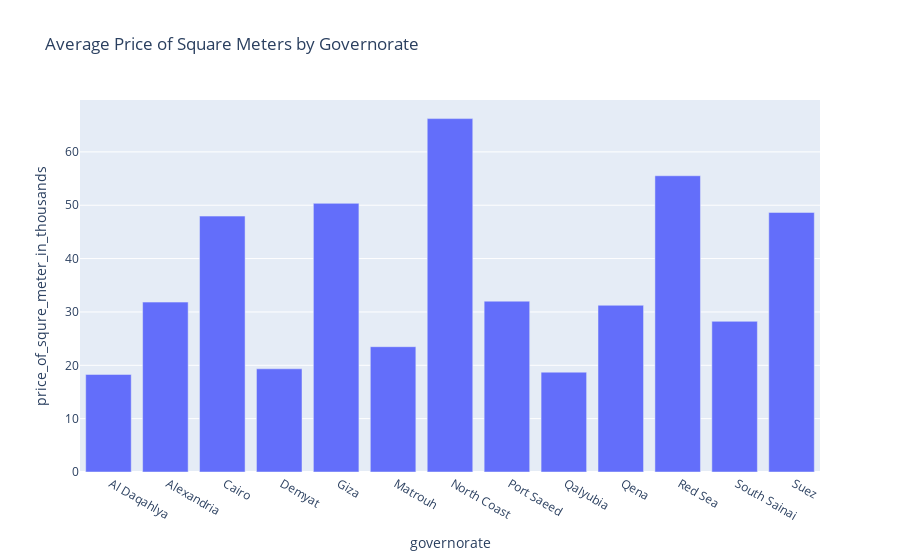

The code cell stored with this chart in its notebook:
### Code cell
average_price_by_governorate = df.groupby('governorate')['price_of_squre_meter_in_thousands'].mean().reset_index()

fig = px.bar(average_price_by_governorate, x='governorate', y='price_of_squre_meter_in_thousands', 
             title='Average Price of Square Meters by Governorate')

fig.show()

### Figure 1 — Plotly figure (JSON) as saved in the notebook; plotly's stock layout.template omitted (floating-point values rounded to 4 significant figures)
{"data": [{"alignmentgroup": "True", "hovertemplate": "governorate=%{x}<br>price_of_squre_meter_in_thousands=%{y}<extra></extra>", "legendgroup": "", "marker": {"color": "#636efa", "pattern": {"shape": ""}}, "name": "", "offsetgroup": "", "orientation": "v", "showlegend": false, "textposition": "auto", "type": "bar", "x": [" Al Daqahlya", " Alexandria", " Cairo", " Demyat", " Giza", " Matrouh", " North Coast", " Port Saeed", " Qalyubia", " Qena", " Red Sea", " South Sainai", " Suez"], "xaxis": "x", "y": [18.29, 31.84, 47.96, 19.34, 50.36, 23.49, 66.24, 32.02, 18.71, 31.25, 55.53, 28.24, 48.66], "yaxis": "y"}], "layout": {"barmode": "relative", "legend": {"tracegroupgap": 0}, "title": {"text": "Average Price of Square Meters by Governorate"}, "xaxis": {"anchor": "y", "domain": [0, 1], "title": {"text": "governorate"}}, "yaxis": {"anchor": "x", "domain": [0, 1], "title": {"text": "price_of_squre_meter_in_thousands"}}}}
